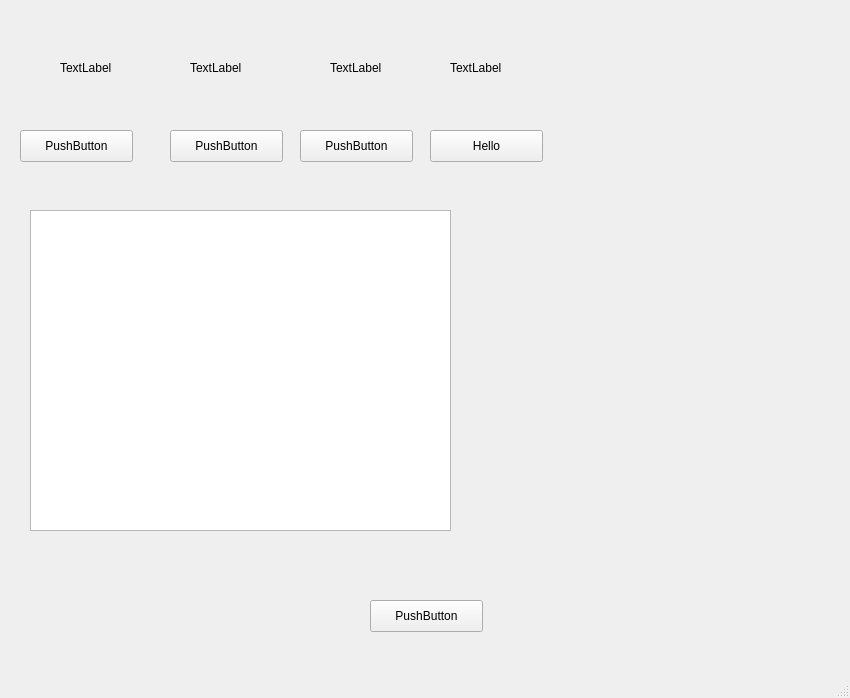
<?xml version="1.0" encoding="UTF-8"?>
<ui version="4.0">
 <class>MainWindow</class>
 <widget class="QMainWindow" name="MainWindow">
  <property name="enabled">
   <bool>true</bool>
  </property>
  <property name="geometry">
   <rect>
    <x>0</x>
    <y>0</y>
    <width>850</width>
    <height>698</height>
   </rect>
  </property>
  <property name="windowTitle">
   <string>MainWindow</string>
  </property>
  <widget class="QWidget" name="HttpClinet">
   <widget class="QPushButton" name="pushButton">
    <property name="geometry">
     <rect>
      <x>20</x>
      <y>130</y>
      <width>113</width>
      <height>32</height>
     </rect>
    </property>
    <property name="text">
     <string>PushButton</string>
    </property>
   </widget>
   <widget class="QPushButton" name="pushButton_2">
    <property name="geometry">
     <rect>
      <x>170</x>
      <y>130</y>
      <width>113</width>
      <height>32</height>
     </rect>
    </property>
    <property name="text">
     <string>PushButton</string>
    </property>
   </widget>
   <widget class="QLabel" name="label">
    <property name="geometry">
     <rect>
      <x>60</x>
      <y>60</y>
      <width>60</width>
      <height>16</height>
     </rect>
    </property>
    <property name="text">
     <string>TextLabel</string>
    </property>
   </widget>
   <widget class="QLabel" name="label_2">
    <property name="geometry">
     <rect>
      <x>190</x>
      <y>60</y>
      <width>60</width>
      <height>16</height>
     </rect>
    </property>
    <property name="text">
     <string>TextLabel</string>
    </property>
   </widget>
   <widget class="QLabel" name="label_3">
    <property name="geometry">
     <rect>
      <x>330</x>
      <y>60</y>
      <width>60</width>
      <height>16</height>
     </rect>
    </property>
    <property name="text">
     <string>TextLabel</string>
    </property>
   </widget>
   <widget class="QLabel" name="label_4">
    <property name="geometry">
     <rect>
      <x>450</x>
      <y>60</y>
      <width>60</width>
      <height>16</height>
     </rect>
    </property>
    <property name="text">
     <string>TextLabel</string>
    </property>
   </widget>
   <widget class="QPushButton" name="pushButton_3">
    <property name="geometry">
     <rect>
      <x>300</x>
      <y>130</y>
      <width>113</width>
      <height>32</height>
     </rect>
    </property>
    <property name="text">
     <string>PushButton</string>
    </property>
   </widget>
   <widget class="QPushButton" name="pushButton_4">
    <property name="geometry">
     <rect>
      <x>430</x>
      <y>130</y>
      <width>113</width>
      <height>32</height>
     </rect>
    </property>
    <property name="text">
     <string>Hello</string>
    </property>
   </widget>
   <widget class="QGraphicsView" name="graphicsView">
    <property name="geometry">
     <rect>
      <x>30</x>
      <y>210</y>
      <width>421</width>
      <height>321</height>
     </rect>
    </property>
   </widget>
   <widget class="QPushButton" name="pushButton_5">
    <property name="enabled">
     <bool>true</bool>
    </property>
    <property name="geometry">
     <rect>
      <x>370</x>
      <y>600</y>
      <width>113</width>
      <height>32</height>
     </rect>
    </property>
    <property name="text">
     <string>PushButton</string>
    </property>
   </widget>
  </widget>
  <widget class="QMenuBar" name="menubar">
   <property name="geometry">
    <rect>
     <x>0</x>
     <y>0</y>
     <width>850</width>
     <height>24</height>
    </rect>
   </property>
  </widget>
  <widget class="QStatusBar" name="statusbar"/>
 </widget>
 <resources/>
 <connections>
  <connection>
   <sender>pushButton_3</sender>
   <signal>clicked()</signal>
   <receiver>label_4</receiver>
   <slot>lower()</slot>
   <hints>
    <hint type="sourcelabel">
     <x>356</x>
     <y>169</y>
    </hint>
    <hint type="destinationlabel">
     <x>479</x>
     <y>91</y>
    </hint>
   </hints>
  </connection>
 </connections>
</ui>
